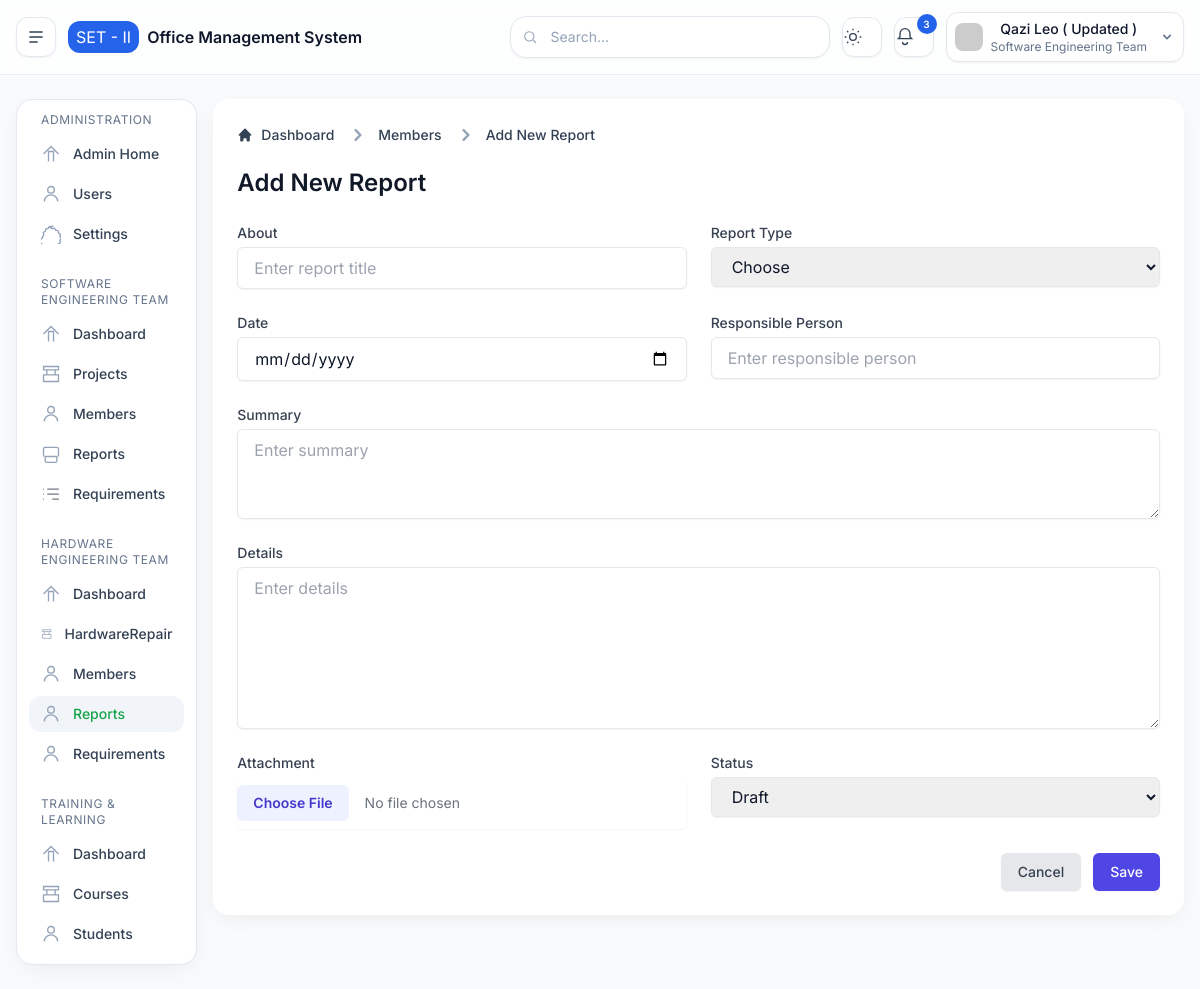
Screenshot of /het/report/add/ (signed in) with the database file from the repository.
### base/models.py (models this page shows, shortened)
class SystemSettings(models.Model):
    system_name = models.CharField(max_length=100, default="Engineering Management Dashboard")
    organization = models.CharField(max_length=100, default="Software Engineering Team II")
    email_notifications = models.BooleanField(default=True)
    system_warnings = models.BooleanField(default=True)
    weekly_reports = models.BooleanField(default=False)
    session_timeout = models.PositiveIntegerField(default=30)
    updated_at = models.DateTimeField(auto_now=True)

### accounts/models.py (models this page shows, shortened)
class CustomUser(AbstractBaseUser, PermissionsMixin):
    ROLE_CHOICES = [
        ("admin", "Administrator"),
        ("set", "Software Engineering Team"),
        ("het", "Hardware Engineering Team"),
        ("training", "Training & Learning"),
    ]
    id = models.UUIDField(primary_key=True, default=uuid.uuid4, editable=False)
    email = models.EmailField(unique=True)
    full_name = models.CharField(max_length=255)
    role = models.CharField(max_length=20, choices=ROLE_CHOICES, default="‌admin")
    is_active = models.BooleanField(default=True)
    is_staff = models.BooleanField(default=False)
    date_joined = models.DateTimeField(auto_now_add=True)
    groups = models.ManyToManyField(
        "auth.Group",
        related_name="customuser_set",
        blank=True,
        help_text="The groups this user belongs to.",
    )
    user_permissions = models.ManyToManyField(
        "auth.Permission",
        related_name="customuser_permissions",
        blank=True,
        help_text="Specific permissions for this user.",
    )
    USERNAME_FIELD = "email"
    REQUIRED_FIELDS = ["full_name"]
    objects = CustomUserManager()

### het/views.py (the view)
# urls.py: path('report/add/', views.addReport, name='het.add-report'),
def addReport(request):
    return render(request, 'pages/het/reports/add-report.html', {
        "active_menu": "het_reports"
    })

### templates/pages/het/reports/add-report.html (shortened to what this page needs)
{% extends 'layouts/main.html' %}
{% block content %}
<div class="bg-white p-6 rounded-2xl shadow-soft dark:bg-slate-900">
  <nav class="flex mb-5" aria-label="Breadcrumb">
    <ol class="inline-flex items-center space-x-1 md:space-x-3">
      <li class="inline-flex items-center">
        <a href="{% url 'het.index' %}"
          class="inline-flex items-center text-sm font-medium text-slate-700 hover:text-brand-600 dark:text-slate-300 dark:hover:text-brand-500">
          <svg class="w-4 h-4 mr-2" fill="currentColor" viewBox="0 0 20 20" xmlns="http://www.w3.org/2000/svg">
            <path
              d="M10.707 2.293a1 1 0 00-1.414 0l-7 7a1 1 0 001.414 1.414L4 10.414V17a1 1 0 001 1h2a1 1 0 001-1v-2a1 1 0 011-1h2a1 1 0 011 1v2a1 1 0 001 1h2a1 1 0 001-1v-6.586l.293.293a1 1 0 001.414-1.414l-7-7z">
            </path>
          </svg>
          Dashboard
        </a>
      </li>
      <li>
        <div class="flex items-center">
          <svg class="w-6 h-6 text-slate-400" fill="currentColor" viewBox="0 0 20 20"
            xmlns="http://www.w3.org/2000/svg">
            <path fill-rule="evenodd"
              d="M7.293 14.707a1 1 0 010-1.414L10.586 10 7.293 6.707a1 1 0 011.414-1.414l4 4a1 1 0 010 1.414l-4 4a1 1 0 01-1.414 0z"
              clip-rule="evenodd"></path>
          </svg>
          <a href="{% url 'het.members' %}"
            class="ml-1 text-sm font-medium text-slate-700 hover:text-brand-600 md:ml-2 dark:text-slate-300 dark:hover:text-brand-500">Members</a>
        </div>
      </li>
      <li>
        <div class="flex items-center">
          <svg class="w-6 h-6 text-slate-400" fill="currentColor" viewBox="0 0 20 20"
            xmlns="http://www.w3.org/2000/svg">
            <path fill-rule="evenodd"
              d="M7.293 14.707a1 1 0 010-1.414L10.586 10 7.293 6.707a1 1 0 011.414-1.414l4 4a1 1 0 010 1.414l-4 4a1 1 0 01-1.414 0z"
              clip-rule="evenodd"></path>
          </svg>
          <a href="#"
            class="ml-1 text-sm font-medium text-slate-700 hover:text-brand-600 md:ml-2 dark:text-slate-300 dark:hover:text-brand-500">Add New Report</a>
        </div>
      </li>
    </ol>
  </nav>
  <div class="max-w-12xl mx-auto">
    <div class="">
      <h1 class="text-2xl font-semibold text-gray-900 dark:text-white mb-6">Add New Report</h1>
      <form method="post" action="" class="space-y-6">
        <div class="grid grid-cols-1 md:grid-cols-2 gap-6">
          <div>
            <label for="title" class="block text-sm font-medium text-gray-700 dark:text-gray-300">About</label>
            <input type="text" name="title" id="title" required placeholder="Enter report title"
              class="mt-1 block w-full px-4 py-2 rounded-md border border-gray-200 shadow-sm focus:border-indigo-500 focus:ring-indigo-500 dark:bg-slate-700 dark:border-slate-600 dark:text-white">
          </div>
          <div>
            <label for="report_type" class="block text-sm font-medium text-gray-700 dark:text-gray-300">Report Type</label>
            <select name="report_type" id="report_type" required
              class="mt-1 block w-full px-4 py-2 rounded-md border border-gray-200 shadow-sm focus:border-indigo-500 focus:ring-indigo-500 dark:bg-slate-700 dark:border-slate-600 dark:text-white">
              <option value="">Choose</option>
            </select>
          </div>
          <div>
            <label for="report_date" class="block text-sm font-medium text-gray-700 dark:text-gray-300">Date</label>
            <input type="date" name="report_date" id="report_date" required
              class="mt-1 block w-full px-4 py-2 rounded-md border border-gray-200 shadow-sm focus:border-indigo-500 focus:ring-indigo-500 dark:bg-slate-700 dark:border-slate-600 dark:text-white">
          </div>
          <div>
            <label for="responsible_person" class="block text-sm font-medium text-gray-700 dark:text-gray-300">Responsible Person</label>
            <input type="text" name="responsible_person" id="responsible_person" required placeholder="Enter responsible person"
              class="mt-1 block w-full px-4 py-2 rounded-md border border-gray-200 shadow-sm focus:border-indigo-500 focus:ring-indigo-500 dark:bg-slate-700 dark:border-slate-600 dark:text-white">
          </div>
        </div>
        <div>
          <label for="summary" class="block text-sm font-medium text-gray-700 dark:text-gray-300">Summary</label>
          <textarea name="summary" id="summary" rows="3" required placeholder="Enter summary"
            class="mt-1 block w-full px-4 py-2 rounded-md border border-gray-200 shadow-sm focus:border-indigo-500 focus:ring-indigo-500 dark:bg-slate-700 dark:border-slate-600 dark:text-white"></textarea>
        </div>
        <div>
          <label for="details" class="block text-sm font-medium text-gray-700 dark:text-gray-300">Details</label>
          <textarea name="details" id="details" rows="6" required placeholder="Enter details"
            class="mt-1 block w-full px-4 py-2 rounded-md border border-gray-200 shadow-sm focus:border-indigo-500 focus:ring-indigo-500 dark:bg-slate-700 dark:border-slate-600 dark:text-white"></textarea>
        </div>
        <div class="grid grid-cols-1 md:grid-cols-2 gap-6">
        <div>
          <label for="attachment" class="block text-sm font-medium text-gray-700 dark:text-gray-300">Attachment</label>
          <input type="file" name="attachment" id="attachment"
            class="mt-1 block w-full py-2 rounded-md border-gray-300 shadow-sm focus:border-indigo-500 focus:ring-indigo-500 text-sm text-gray-500 file:mr-4 file:py-2 file:px-4 file:rounded-md file:border-0 file:text-sm file:font-semibold file:bg-indigo-50 file:text-indigo-700 hover:file:bg-indigo-100 dark:file:bg-slate-700 dark:file:text-slate-300">
        </div>
        <div>
          <label for="status" class="block text-sm font-medium text-gray-700 dark:text-gray-300">Status</label>
          <select name="status" id="status" required
            class="mt-1 block w-full px-4 py-2 rounded-md border border-gray-200 shadow-sm focus:border-indigo-500 focus:ring-indigo-500 dark:bg-slate-700 dark:border-slate-600 dark:text-white">
            <option value="draft">Draft</option>
          </select>
        </div>
        </div>
        <div class="flex justify-end space-x-3">
          <a href="{% url 'het.index' %}" class="inline-flex justify-center py-2 px-4 border border-transparent shadow-sm text-sm font-medium rounded-md text-gray-700 bg-gray-200 hover:bg-gray-300 focus:outline-none focus:ring-2 focus:ring-offset-2 focus:ring-gray-500 dark:bg-slate-700 dark:text-white dark:hover:bg-slate-600">
            Cancel
          </a>
          <button type="submit" class="inline-flex justify-center py-2 px-4 border border-transparent shadow-sm text-sm font-medium rounded-md text-white bg-indigo-600 hover:bg-indigo-700 focus:outline-none focus:ring-2 focus:ring-offset-2 focus:ring-indigo-500 dark:bg-indigo-700 dark:hover:bg-indigo-800">
            Save
          </button>
        </div>
      </form>
    </div>
  </div>
</div>
{% endblock %}

### templates/layouts/partials/header.html (shortened to what this page needs)
<header
      class="sticky top-0 z-40 border-b border-slate-200/70 bg-white/75 backdrop-blur dark:border-slate-800 dark:bg-slate-900/75">
      <div class="mx-auto flex max-w-12xl items-center gap-3 px-4 py-3">
        <button id="btnSidebar"
          class="inline-flex h-10 w-10 items-center justify-center rounded-xl border border-slate-200 bg-white text-slate-700 shadow-sm hover:bg-slate-50 dark:border-slate-800 dark:bg-slate-900 dark:text-slate-200"
          aria-label="Toggle sidebar">
          <svg xmlns="http://www.w3.org/2000/svg" class="h-5 w-5" viewBox="0 0 24 24" fill="none" stroke="currentColor"
            stroke-width="1.8">
            <path d="M4 6h16M4 12h16M4 18h10" />
          </svg>
        </button>
        <div class="flex items-center gap-2">
          <span class="h-8 w-auto px-2 rounded-xl bg-brand-600 justify-center items-center text-white flex">{{organization|default:"SET - II"}}</span>
          <span class="font-semibold">{{system_name|default:"Office Management System"}}</span>
        </div>
        <div class="ml-auto flex items-center gap-2 sm:gap-3">
          <div class="relative hidden md:block">
            <input type="text" placeholder="Search..."
              class="w-[320px] rounded-2xl border border-slate-200 bg-white px-4 py-2.5 pl-10 text-sm shadow-sm outline-none placeholder:text-slate-400 focus:ring-2 focus:ring-brand-500/30 dark:border-slate-800 dark:bg-slate-900" />
            <svg class="absolute left-3 top-1/2 -translate-y-1/2 h-4 w-4 text-slate-400" viewBox="0 0 24 24" fill="none"
              stroke="currentColor" stroke-width="1.6">
              <circle cx="11" cy="11" r="7" />
              <path d="M21 21l-4.3-4.3" />
            </svg>
          </div>
          <button id="btnTheme"
            class="h-10 w-10 rounded-xl border border-slate-200 bg-white text-slate-700 shadow-sm hover:bg-slate-50 dark:border-slate-800 dark:bg-slate-900 dark:text-slate-200"
            aria-label="Toggle theme">
            <svg class="theme-sun h-5 w-5 block dark:hidden" viewBox="0 0 24 24" fill="none" stroke="currentColor"
              stroke-width="1.6">
              <circle cx="12" cy="12" r="4" />
              <path
                d="M12 2v2m0 16v2M2 12h2m16 0h2M4.9 4.9l1.4 1.4m11.3 11.4l1.4 1.4M4.9 19.1l1.4-1.4m11.3-11.4l1.4-1.4" />
            </svg>
          </button>
          <button
            class="relative h-10 w-10 rounded-xl border border-slate-200 bg-white text-slate-700 shadow-sm hover:bg-slate-50 dark:border-slate-800 dark:bg-slate-900 dark:text-slate-200"
            aria-label="Notifications">
            <svg class="h-5 w-5" viewBox="0 0 24 24" fill="none" stroke="currentColor" stroke-width="1.6">
              <path d="M6 8a6 6 0 1 1 12 0v4l2 2H4l2-2V8" />
              <path d="M9 18a3 3 0 0 0 6 0" />
            </svg>
            <span
              class="absolute -right-1 -top-1 inline-flex h-5 min-w-[20px] items-center justify-center rounded-full bg-brand-600 px-1.5 text-[10px] font-semibold text-white">3</span>
          </button>
          <div class="relative">
            <button id="profileDropdownBtn" class="flex items-center gap-2 rounded-xl border border-slate-200 bg-white px-2 py-1.5 shadow-sm md:flex dark:border-slate-800 dark:bg-slate-900">
              <img class="h-7 w-7 rounded-lg" src="https://i.pravatar.cc/48?img=13" alt="avatar" />
              <div class="leading-tight">
                <p class="text-sm font-medium">{{request.user.full_name}}</p>
                <p class="text-xs text-slate-500 dark:text-slate-400">{{request.user.get_role_display}}</p>
              </div>
              <svg xmlns="http://www.w3.org/2000/svg" class="h-4 w-4 ml-1 text-slate-500" viewBox="0 0 20 20" fill="currentColor">
                <path fill-rule="evenodd" d="M5.293 7.293a1 1 0 011.414 0L10 10.586l3.293-3.293a1 1 0 111.414 1.414l-4 4a1 1 0 01-1.414 0l-4-4a1 1 0 010-1.414z" clip-rule="evenodd" />
              </svg>
            </button>
          </div>
        </div>
      </div>
    </header>

### templates/layouts/main.html (style rules this page uses)
body { font-family: 'Inter', sans-serif; }

### rows the page displays
SystemSettings: organization "SET - II", system_name "Office Management System"
CustomUser: user.full_name "Qazi Leo ( Updated )", user.role "Software Engineering Team"
